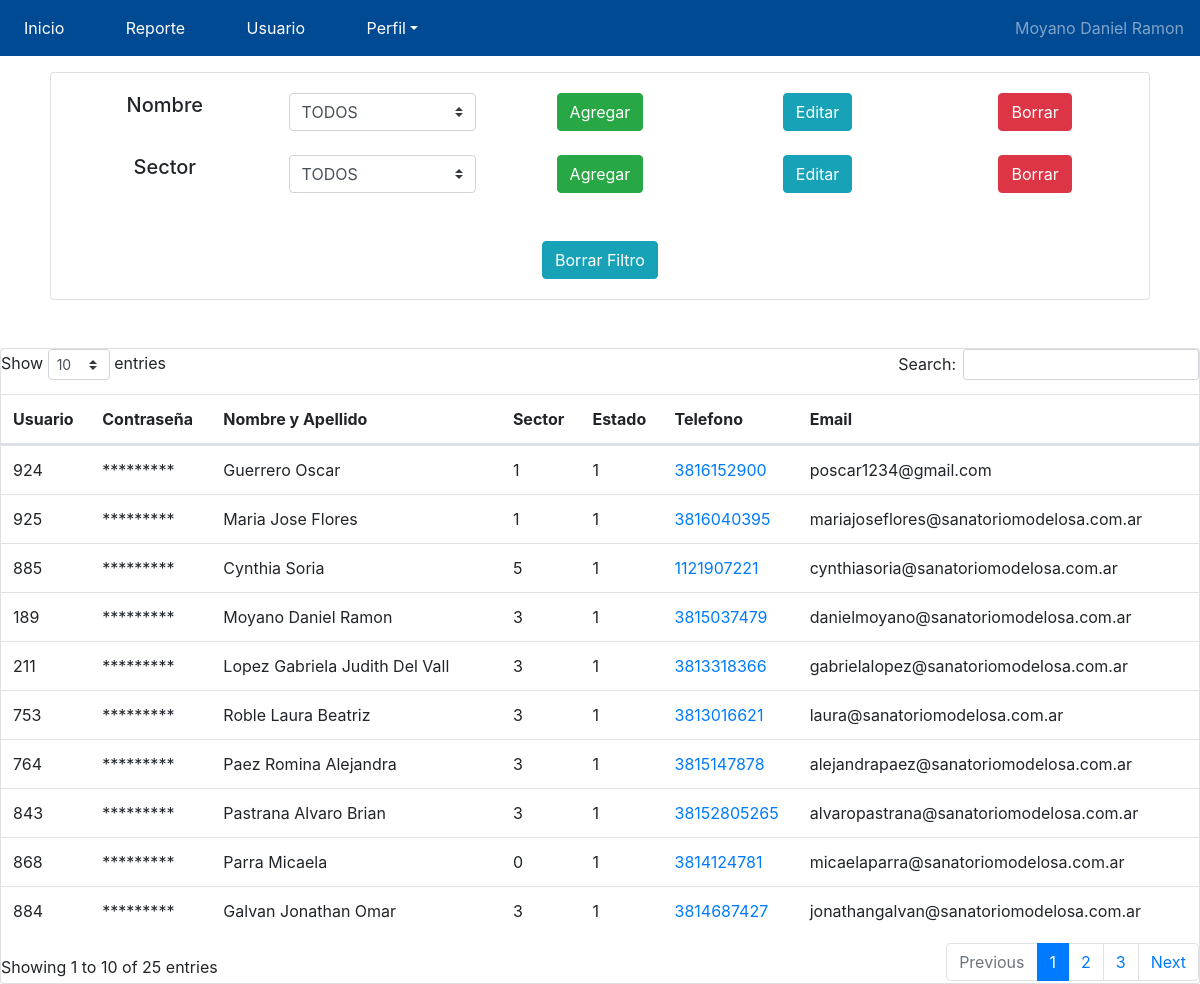
Screenshot of /sistema/AdmHotel/usuarios.php (signed in) with the database file from the repository.
### tables this page shows
CREATE TABLE `usuario` (
  `Id` int(3) NOT NULL AUTO_INCREMENT,
  `usuario` int(10) NOT NULL,
  `contra` varchar(100) NOT NULL,
  `NombreApe` varchar(55) DEFAULT NULL,
  `Sector` int(2) DEFAULT NULL,
  `Estado` int(2) DEFAULT NULL,
  `Telefono` decimal(15,0) DEFAULT NULL,
  `Email` varchar(55) DEFAULT NULL,
  `Tipo` int(2) DEFAULT NULL,
  UNIQUE KEY `Id` (`Id`)
);

### sistema/AdmHotel/usuarios.php (the view, shortened to what this page needs)
<?php
  require_once "../../conServicios.php";
  $usuarioInfoMenu = mysqli_query($conServicios, "SELECT * FROM usuario");
?>
<!doctype html>
<html lang="es-ES">
  <head>
    <?php  include_once "dependencias.php" ?>
  </head>
  <body>
             <?php  include_once "menuHoteleria.php" ?>
            <br><br><br>
            <div class="mx-auto" style="width: 1100px;">
                <div class="card text-center">
                    <div class="card-body">
                            <div class="row">
                                <div class="col">
                                    <h5 class="card-title">Nombre</h5>
                                </div>
                                <div class="col">
                                    <select class="js-select-Nombre custom-select" name="Nombre" id="Nombre" onchange="selectUser()">
                                        <option value="00">TODOS</option>
                                    </select>
                                </div>
                                <div class="col">
                                    <button type="button" class="btn btn-success" data-toggle="modal" data-target="#AgregarUser" onclick="AgregarUser()">Agregar</button>
                                </div>
                                <div class="col">
                                    <button type="button" class="btn btn-info" data-toggle="modal" data-target="#AgregarUser"  onclick="EditarUser()">Editar</button>
                                </div>
                                <div class="col">
                                    <button type="button" class="btn btn-danger" onclick="BorrarUSer()">Borrar</button>
                                </div>
                            </div>
                            <br>
                            <div class="row">
                                <div class="col">
                                    <h5 class="card-title">Sector</h5>
                                </div>
                                <div class="col">
                                    <select class="js-select-ObraSocial custom-select" name="Sect" id="Sect" onchange="select()" >
                                        <option value="00">TODOS</option>
                                    </select>
                                </div>
                                <div class="col">
                                    <button onclick="AgregarSector()" type="button" class="btn btn-success"  class="btn btn-primary" data-toggle="modal" data-target="#SectorModal"  >Agregar</button>
                                </div>
                                <div class="col">
                                    <button type="button" class="btn btn-info" onclick="editarObraSocial()" >Editar</button>
                                </div>
                                <div class="col">
                                    <button type="button" class="btn btn-danger" onclick="BorrarObraSocial()">Borrar</button>
                                </div>
                            </div>
                            <br><br>
                            <div class="row">
                                <div class="col">
                                    <button type="button" class="btn btn-info" onclick = "BorrarFiltro()">Borrar Filtro</button>
                                </div>
                            </div>
                    </div>
                </div>
            </div>
                <br><br>
        <div class="card">
            <div class="justify-content-center align-items-center" id='misTurnos'>
                    <div class="table-responsive">
                    <table class="table" id="reporteTurno">
                        <thead>
                            <tr class="">
                                <th>Usuario</th>
                                <th>Contraseña</th>
                                <th>Nombre y Apellido</th>
                                <th>Sector</th>
                                <th>Estado</th>
                                <th>Telefono</th>
                                <th>Email</th>
                                <th> </th>
                            </tr>
                        </thead>
                        <tbody>
                            <?php while($row=mysqli_fetch_array($usuarioInfoMenu)) {?>
                                    <tr>
                                        <td>  <?php echo $row['usuario']; ?> </td>
                                        <td> ********* </td>
                                        <td> <?php echo utf8_encode($row['NombreApe']);?> </td>
                                        <td> <?php echo utf8_encode($row['Sector']);?> </td>
                                        <td> <?php echo utf8_encode($row['Estado']);?> </td>
                                        <td> <a href="https://wa.me/+54<?php echo utf8_encode($row['Telefono']);?>" target="_blank" class="stretched-link"> <?php echo utf8_encode($row['Telefono']);?> </a> </td>
                                        <td> <?php echo utf8_encode($row['Email']);?> </td>
                                        <td>
                                        </td>
                                    </tr>
                                    <?php
                                    }
                                    ?>
                        </tbody>
                    </table>
                    </div>
            </div>
        </div>
</body>
</html>

### rows the page displays
usuario: usuario "924", NombreApe "Guerrero Oscar", Sector "1", Estado "1", Telefono "3816152900", Email "poscar1234@gmail.com"
usuario: usuario "925", NombreApe "Maria Jose Flores", Sector "1", Estado "1", Telefono "3816040395", Email "mariajoseflores@sanatoriomodelosa.com.ar"
usuario: usuario "885", NombreApe "Cynthia Soria", Sector "5", Estado "1", Telefono "1121907221", Email "cynthiasoria@sanatoriomodelosa.com.ar"
usuario: usuario "189", NombreApe "Moyano Daniel Ramon", Sector "3", Estado "1", Telefono "3815037479", Email "danielmoyano@sanatoriomodelosa.com.ar"
usuario: usuario "211", NombreApe "Lopez Gabriela Judith Del Vall", Sector "3", Estado "1", Telefono "3813318366", Email "gabrielalopez@sanatoriomodelosa.com.ar"
usuario: usuario "753", NombreApe "Roble Laura Beatriz", Sector "3", Estado "1", Telefono "3813016621", Email "laura@sanatoriomodelosa.com.ar"
usuario: usuario "764", NombreApe "Paez Romina Alejandra", Sector "3", Estado "1", Telefono "3815147878", Email "alejandrapaez@sanatoriomodelosa.com.ar"
usuario: usuario "843", NombreApe "Pastrana Alvaro Brian", Sector "3", Estado "1", Telefono "38152805265", Email "alvaropastrana@sanatoriomodelosa.com.ar"
usuario: usuario "868", NombreApe "Parra Micaela", Sector "0", Estado "1", Telefono "3814124781", Email "micaelaparra@sanatoriomodelosa.com.ar"
usuario: usuario "884", NombreApe "Galvan Jonathan Omar", Sector "3", Estado "1", Telefono "3814687427", Email "jonathangalvan@sanatoriomodelosa.com.ar"

### other values shown
$_SESSION['NombreApe'] "Moyano Daniel Ramon"
